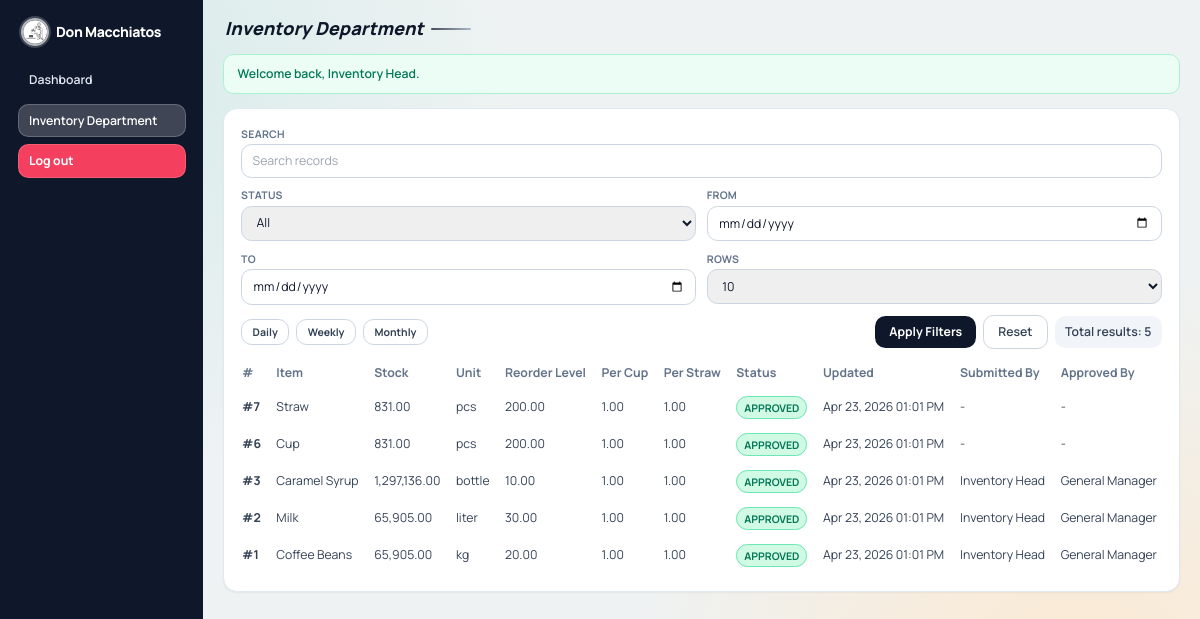
/department.php?dept=inventory (signed in), run on an earlier commit of the app's database.
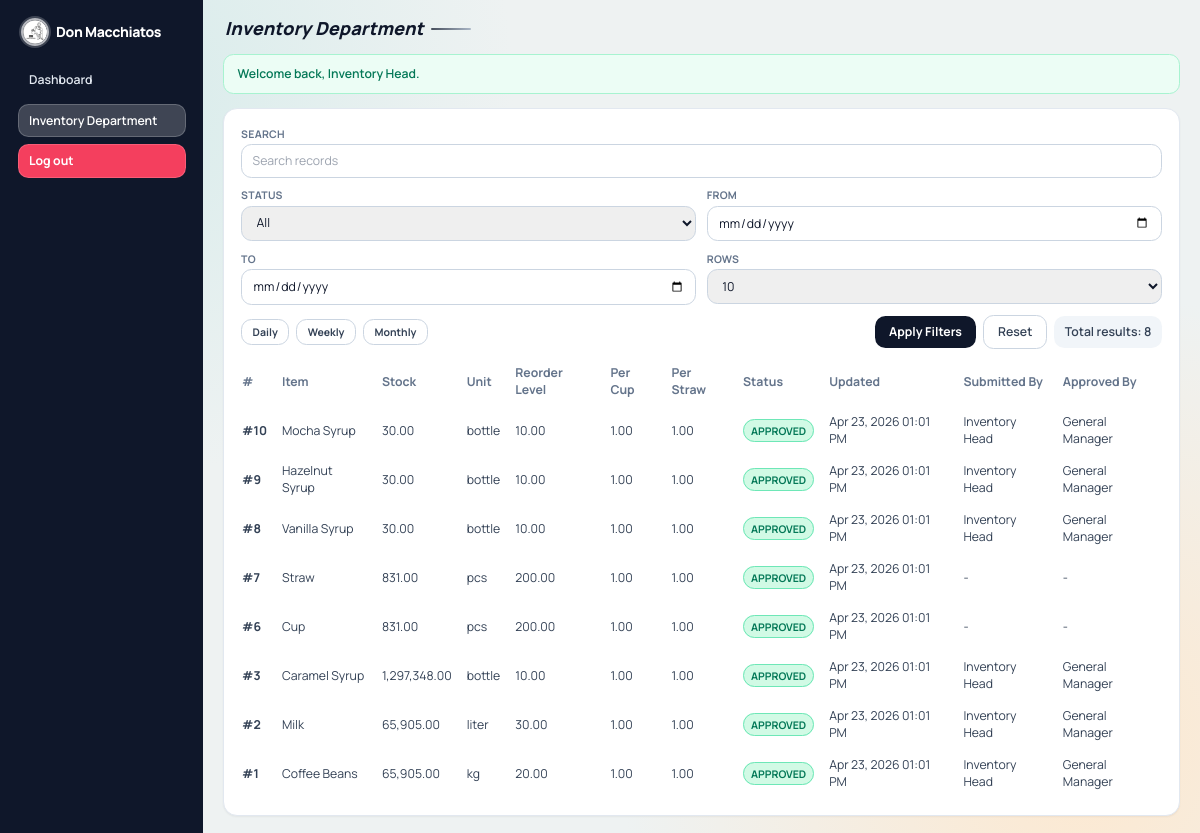
And on a later commit of the database.
### tables this page shows
CREATE TABLE `inventory_items` (
  `id` int(10) UNSIGNED NOT NULL,
  `item_name` varchar(120) NOT NULL,
  `unit` varchar(30) NOT NULL,
  `stock_qty` decimal(12,2) NOT NULL DEFAULT 0.00,
  `reorder_level` decimal(12,2) NOT NULL DEFAULT 0.00,
  `per_cup_qty` decimal(12,2) NOT NULL DEFAULT 1.00,
  `per_straw_qty` decimal(12,2) NOT NULL DEFAULT 1.00,
  `notes` text DEFAULT NULL,
  `status` enum('pending','approved','rejected') NOT NULL DEFAULT 'pending',
  `submitted_by` int(10) UNSIGNED DEFAULT NULL,
  `approved_by` int(10) UNSIGNED DEFAULT NULL,
  `approval_note` text DEFAULT NULL,
  `approved_at` datetime DEFAULT NULL,
  `created_at` datetime NOT NULL DEFAULT current_timestamp(),
  `updated_at` datetime NOT NULL DEFAULT current_timestamp() ON UPDATE current_timestamp()
);

CREATE TABLE `users` (
  `id` int(10) UNSIGNED NOT NULL,
  `full_name` varchar(120) NOT NULL,
  `username` varchar(60) NOT NULL,
  `password_hash` varchar(255) NOT NULL,
  `role` enum('general_manager','department_head') NOT NULL,
  `department` enum('purchasing','inventory','production','sales','accounting','crm','marketing') DEFAULT NULL,
  `created_at` datetime NOT NULL DEFAULT current_timestamp(),
  `updated_at` datetime NOT NULL DEFAULT current_timestamp() ON UPDATE current_timestamp()
);

### includes/functions.php (called while the page is built, shortened)
<?php
function e($value): string
{
    return htmlspecialchars((string) $value, ENT_QUOTES, 'UTF-8');
}
function consume_flashes(): array
{
    $flashes = $_SESSION['flashes'] ?? [];
    return $flashes;
}
function departments(): array
{
    global $DEPARTMENTS;
    return $DEPARTMENTS;
}
function department_configs(): array
{
    global $DEPARTMENT_CONFIG;
    return $DEPARTMENT_CONFIG;
}
function department_config(string $departmentKey): ?array
{
    $configs = department_configs();
    return $configs[$departmentKey] ?? null;
}
function can_user_access_department(array $user, string $departmentKey): bool
{
    return ($user['role'] ?? null) === ROLE_DEPARTMENT_HEAD && ($user['department'] ?? '') === $departmentKey;
}
function status_badge_class(string $status): string
{
    if ($status === 'approved') {
        return 'bg-emerald-100 text-emerald-700 border border-emerald-300';
    }
    return 'bg-amber-100 text-amber-700 border border-amber-300';
}
function format_table_value(string $column, $value): string
{
    if (in_array($column, ['stock_qty', 'reorder_level', 'ingredient_used_qty', 'unit_price', 'stock_deduct_qty', 'per_cup_qty', 'per_straw_qty', 'amount', 'total_amount', 'total_spent', 'requested_qty', 'quoted_unit_cost', 'estimated_total'], true)) {
        return number_format((float) $value, 2);
    }
    if (in_array($column, ['created_at', 'updated_at', 'approved_at', 'last_purchase_at', 'paid_at'], true)) {
        $timestamp = strtotime((string) $value);
        return $timestamp ? date('M d, Y h:i A', $timestamp) : (string) $value;
    }
    return (string) $value;
}
function query_with(array $base, array $changes = [], array $remove = []): string
{
    $query = $base;
    foreach ($changes as $key => $value) {
        $query[$key] = $value;
    }
    foreach ($remove as $key) {
        unset($query[$key]);
    }
    return http_build_query($query);
}

### config.php (called while the page is built, shortened)
<?php
$DEPARTMENTS = [
    'purchasing' => 'Purchasing Department',
    'inventory' => 'Inventory Department',
    'production' => 'Production Department',
    'sales' => 'Sales Department',
    'accounting' => 'Accounting Department',
    'crm' => 'CRM Department',
    'marketing' => 'Marketing Department',
];

### department.php (the view, shortened to what the changed rows need)
<?php
$department = $_GET['dept'] ?? '';
$config = department_config($department);
$pdo = db();
$table = $config['table'];
$rangeFilter = (string) ($_GET['range'] ?? 'all');
$page = max(1, (int) ($_GET['page'] ?? 1));
$perPage = (int) ($_GET['per_page'] ?? 10);
$where = [];
$params = [];
$whereSql = $where ? ('WHERE ' . implode(' AND ', $where)) : '';
$countStmt = $pdo->prepare("SELECT COUNT(*)
    FROM {$table} t
    LEFT JOIN users su ON su.id = t.submitted_by
    LEFT JOIN users au ON au.id = t.approved_by
    {$whereSql}");
$countStmt->execute($params);
$totalRows = (int) $countStmt->fetchColumn();
$offset = ($page - 1) * $perPage;
$stmt = $pdo->prepare("SELECT t.*, su.full_name AS submitted_name, au.full_name AS approved_name
    FROM {$table} t
    LEFT JOIN users su ON su.id = t.submitted_by
    LEFT JOIN users au ON au.id = t.approved_by
    {$whereSql}
    ORDER BY t.id DESC
    LIMIT {$perPage} OFFSET {$offset}");
$stmt->execute($params);
$rows = $stmt->fetchAll();
$inventoryMap = [];
$ingredientSelectionMap = [];
$isAccountingDepartment = $department === 'accounting';
$isCrmDepartment = $department === 'crm';
$showApplyResetButtons = !$isAccountingDepartment && !$isCrmDepartment;
$formatIngredientSelection = static function ($value, ?array $record = null) use ($ingredientSelectionMap): string {
    $ids = normalize_inventory_item_ids($value);
    if ($ids === [] && $record !== null) {
        $ids = inventory_item_ids_from_record($record);
    }
    return format_inventory_item_selection($ids, $ingredientSelectionMap);
};
$pageTitle = $config['title'];
$activePage = 'department_' . $department;
require_once __DIR__ . '/includes/layout_top.php';
?>
<section class="rounded-2xl border border-slate-200 bg-white p-5 shadow-sm">
    <form method="get" class="grid gap-3 md:grid-cols-2 xl:grid-cols-6">
        <div class="md:col-span-2 xl:col-span-6 flex flex-wrap items-center gap-2">
            <div class="flex flex-wrap items-center gap-2">
                <?php foreach (['daily' => 'Daily', 'weekly' => 'Weekly', 'monthly' => 'Monthly'] as $rangeKey => $rangeLabel): ?>
                    <a href="department.php?<?= e(query_with($_GET, ['dept' => $department, 'range' => $rangeKey, 'page' => 1], ['from', 'to'])) ?>" class="rounded-xl px-3 py-1.5 text-xs font-bold <?= $rangeFilter === $rangeKey ? 'bg-slate-900 text-white' : 'border border-slate-300 bg-white text-slate-700 hover:bg-slate-50' ?>"><?= e($rangeLabel) ?></a>
                <?php endforeach; ?>
            </div>
            <div class="ml-auto flex flex-wrap items-center justify-end gap-2">
                <?php if ($showApplyResetButtons): ?>
                    <button type="submit" class="rounded-xl bg-slate-900 px-4 py-2 text-sm font-bold text-white hover:bg-slate-800">Apply Filters</button>
                    <a href="department.php?dept=<?= e($department) ?>" class="rounded-xl border border-slate-300 bg-white px-4 py-2 text-sm font-semibold text-slate-700 hover:bg-slate-50">Reset</a>
                <?php endif; ?>
                <p class="rounded-xl bg-slate-100 px-3 py-2 text-sm font-semibold text-slate-700">Total results: <?= e((string) $totalRows) ?></p>
            </div>
        </div>
    </form>
    <?php if (!$isAccountingDepartment): ?>
    <div class="table-scroll mt-4">
        <table class="stack-table w-full min-w-[980px] text-sm">
            <thead>
            <tr class="text-left text-slate-500">
                <th class="pb-2 pr-4" data-priority="high">#</th>
                <?php foreach ($config['list_columns'] as $label => $column): ?>
                    <th class="pb-2 pr-4" data-priority="medium"><?= e($label) ?></th>
                <?php endforeach; ?>
                <th class="pb-2 pr-4" data-priority="low">Submitted By</th>
                <th class="pb-2 pr-4" data-priority="low">Approved By</th>
            </tr>
            </thead>
            <tbody class="text-slate-700">
            <?php if ($rows): ?>
                <?php foreach ($rows as $row): ?>
                    <?php
                    $rowId = (int) $row['id'];
                    ?>
                    <tr class="border-t border-slate-100">
                        <td class="py-2 pr-4 font-bold">#<?= e((string) $rowId) ?></td>
                        <?php foreach ($config['list_columns'] as $column): ?>
                            <td class="py-2 pr-4">
                                <?php if ($column === 'status'): ?>
                                    <span class="rounded-full px-2 py-1 text-xs font-bold <?= e(status_badge_class((string) $row[$column])) ?>"><?= e(strtoupper((string) $row[$column])) ?></span>
                                <?php elseif ($column === 'inventory_item_id'): ?>
                                    <?= e($inventoryMap[(int) ($row[$column] ?? 0)] ?? '-') ?>
                                <?php elseif ($column === 'ingredient_item_ids'): ?>
                                    <?= e($formatIngredientSelection($row[$column] ?? null, $row)) ?>
                                <?php else: ?>
                                    <?= e(format_table_value($column, $row[$column] ?? null)) ?>
                                <?php endif; ?>
                            </td>
                        <?php endforeach; ?>
                        <td class="py-2 pr-4"><?= e($row['submitted_name'] ?? '-') ?></td>
                        <td class="py-2 pr-4"><?= e($row['approved_name'] ?? '-') ?></td>
                    </tr>
                <?php endforeach; ?>
            <?php else: ?>
                <tr>
                    <td colspan="100%" class="py-4 text-center text-slate-500">No records yet for this department.</td>
                </tr>
            <?php endif; ?>
            </tbody>
        </table>
    </div>
    <?php endif; ?>
</section>
<?php require_once __DIR__ . '/includes/layout_bottom.php'; ?>

### includes/layout_top.php (shortened to what the changed rows need)
<?php
$user = current_user();
$navClass = static function (bool $active): string {
    if ($active) {
        return 'bg-white/20 text-white border border-white/20';
    }
    return 'text-slate-200 border border-transparent hover:bg-white/10 hover:border-white/20';
};
$tailwindCssFile = __DIR__ . '/../assets/css/tailwind.css';
$tailwindCssVersion = is_file($tailwindCssFile) ? (string) filemtime($tailwindCssFile) : '1';
$fontCssFile = __DIR__ . '/../assets/css/fonts.css';
$fontCssVersion = is_file($fontCssFile) ? (string) filemtime($fontCssFile) : '1';
?>
<!doctype html>
<html lang="en">
<head>
    <link rel="stylesheet" href="assets/css/fonts.css?v=<?= e($fontCssVersion) ?>">
    <link rel="stylesheet" href="assets/css/tailwind.css?v=<?= e($tailwindCssVersion) ?>">
</head>
<body>
<div class="min-h-screen flex w-full overflow-x-hidden">
    <aside class="app-sidebar hidden md:flex md:fixed md:inset-y-0 md:left-0 md:flex-col md:overflow-y-auto bg-slate-900 text-slate-100 p-4 lg:p-5">
        <div>
            <div class="mb-5 flex items-center gap-2 px-1">
                <h1 class="overflow-hidden text-ellipsis whitespace-nowrap text-base font-extrabold tracking-tight text-white"><?= e(APP_NAME) ?></h1>
            </div>
            <nav class="space-y-2">
                <a href="dashboard.php" class="block rounded-xl px-3 py-2 text-sm font-semibold <?= $navClass($activePage === 'dashboard') ?>">Dashboard</a>
                <?php foreach (departments() as $departmentKey => $departmentName): ?>
                    <?php if (can_user_access_department($user ?? [], $departmentKey)): ?>
                        <a href="department.php?dept=<?= e($departmentKey) ?>" class="block rounded-xl px-3 py-2 text-sm font-semibold <?= $navClass($activePage === 'department_' . $departmentKey) ?>"><?= e($departmentName) ?></a>
                    <?php endif; ?>
                <?php endforeach; ?>
                <a href="logout.php" class="mt-3 block rounded-xl border border-rose-300/30 bg-rose-500 px-3 py-2 text-sm font-bold text-white hover:bg-rose-400">Log out</a>
            </nav>
        </div>
    </aside>
    <main class="app-main flex-1">
        <div class="app-content-wrap">
            <header class="app-page-title-wrap" role="banner">
                <div class="app-page-title-main">
                    <h2 class="app-page-title text-slate-900"><?= e($pageTitle) ?></h2>
                </div>
            </header>
            <?php foreach (consume_flashes() as $flash): ?>
                <div class="mb-4 rounded-xl border px-4 py-3 text-sm font-semibold <?= $flash['type'] === 'success' ? 'border-emerald-200 bg-emerald-50 text-emerald-700' : 'border-rose-200 bg-rose-50 text-rose-700' ?>">
                    <?= e($flash['message']) ?>
                </div>
            <?php endforeach; ?>

What changed in the data, as far as the page shows it:
added inventory_items: id "10", item_name "Mocha Syrup", stock_qty "30.00", unit "bottle", reorder_level "10.00", per_cup_qty "1.00", per_straw_qty "1.00", status "APPROVED", updated_at "Apr 23, 2026 01:01 PM", submitted_by.full_name "Inventory Head", approved_by.full_name "General Manager"
added inventory_items: id "9", item_name "Hazelnut Syrup", stock_qty "30.00", unit "bottle", reorder_level "10.00", per_cup_qty "1.00", per_straw_qty "1.00", status "APPROVED", updated_at "Apr 23, 2026 01:01 PM", submitted_by.full_name "Inventory Head", approved_by.full_name "General Manager"
added inventory_items: id "8", item_name "Vanilla Syrup", stock_qty "30.00", unit "bottle", reorder_level "10.00", per_cup_qty "1.00", per_straw_qty "1.00", status "APPROVED", updated_at "Apr 23, 2026 01:01 PM", submitted_by.full_name "Inventory Head", approved_by.full_name "General Manager"
Also different on the page:
$totalRows: "5" → "8"
new list line: "1,297,348.00"
list line gone: "1,297,136.00"
